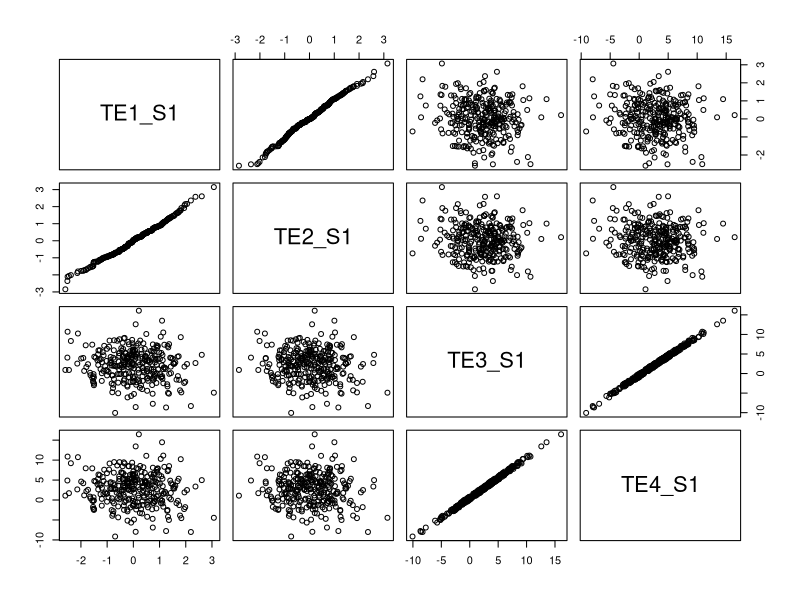
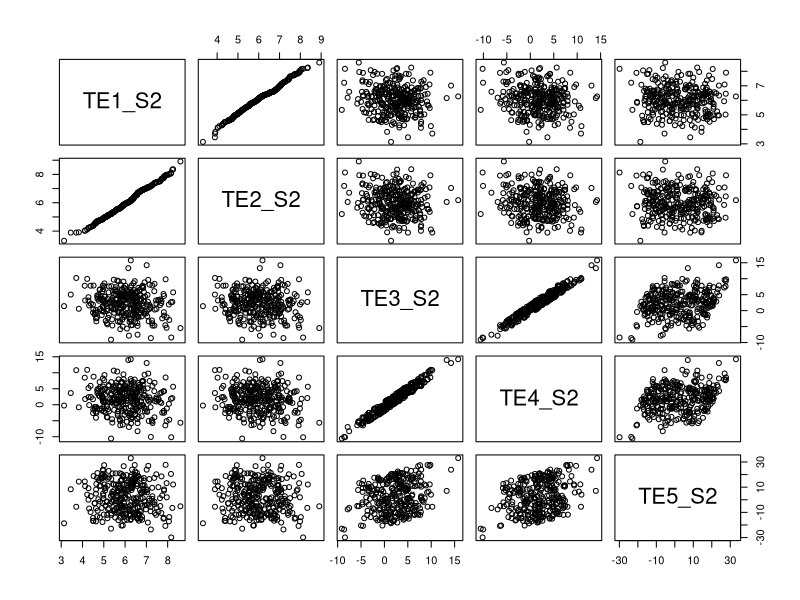
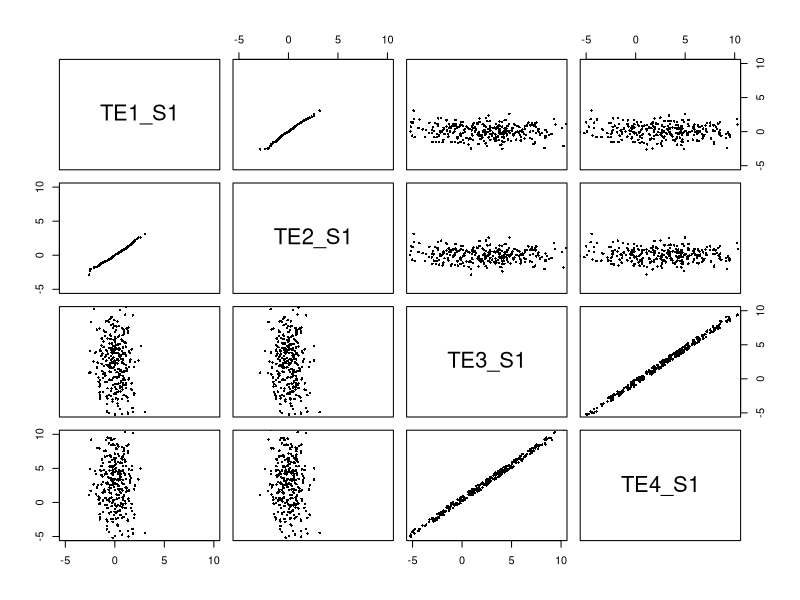
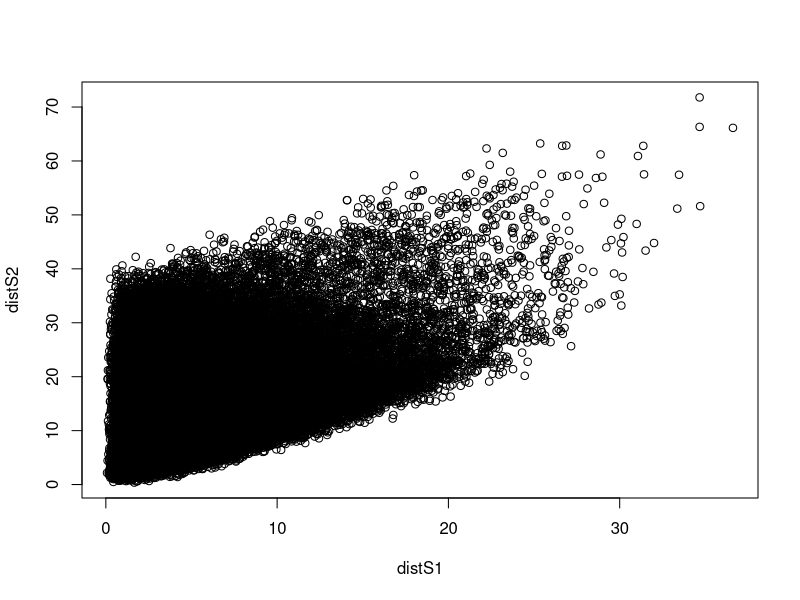
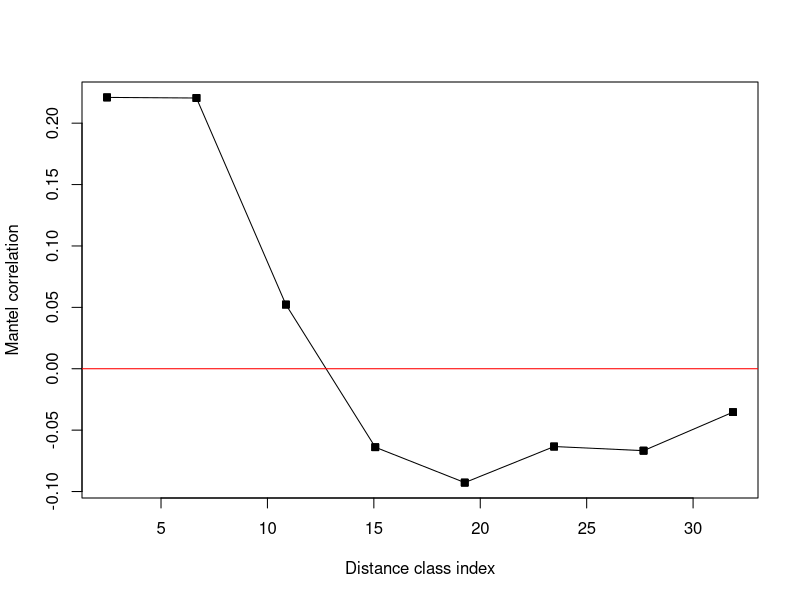
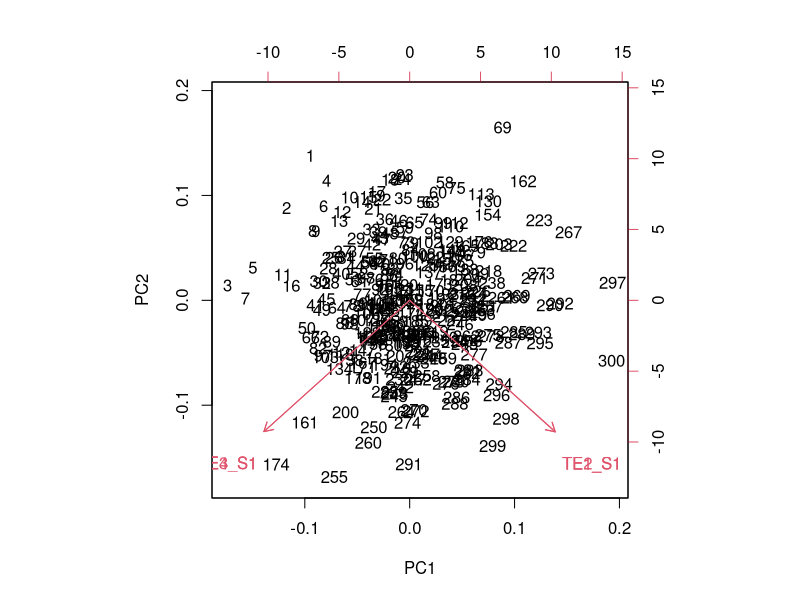
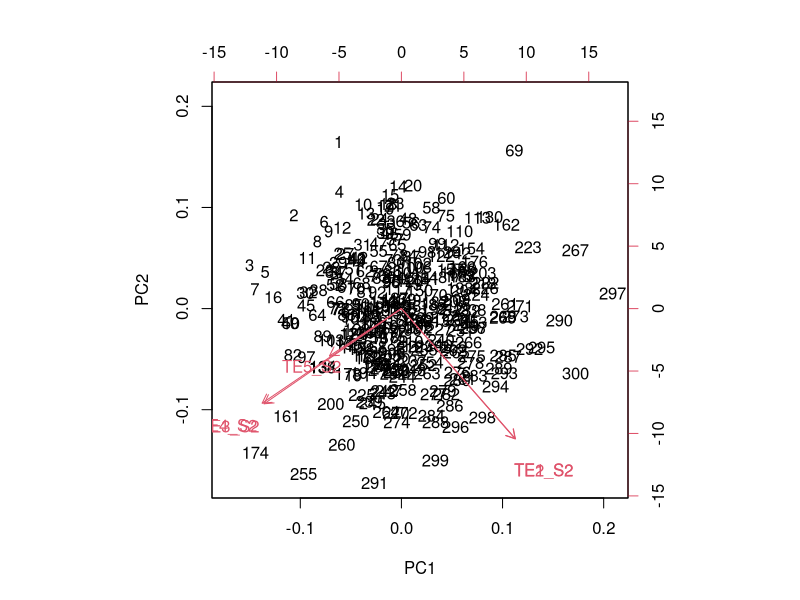
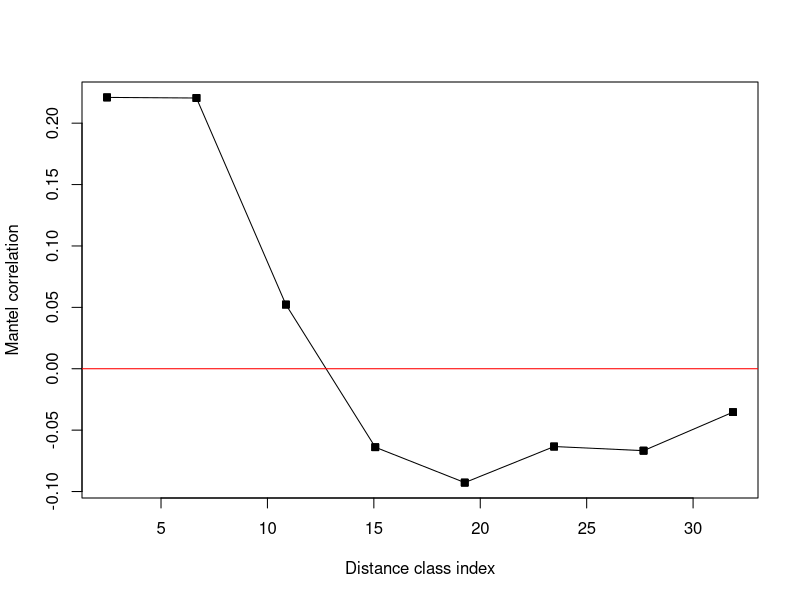

These charts were generated, in order, by the following R code:
# this will be the same thing except using random data
# the idea of this should be to identify regions where distributions differ
# What kind of patterns would we get by random and what would we get if there is two different distributions 
# what would we get if they had the same distribution


# TE 2 follows a different distribtuion in each species
# we will say bins that have the same row number align together 

# however we have TE5 in S2 that is not in S1 and doesnt correlate much with anything

number <- 300


#TE1 and 2 are correlated

# TE 3 and 4 are aswell, but they are not correlated with 1 and 2

TE1_S1 = rnorm(number)
TE1_S1 = TE1_S1[order(TE1_S1)]
TE2_S1 = rnorm(number)
TE2_S1 = TE2_S1[order(TE2_S1)]

TE3_S1 = rnorm(number, mean = 2, sd = 4)
TE4_S1 = TE3_S1 + runif(number)

S1 <- data.frame(TE1_S1, TE2_S1, TE3_S1, TE4_S1)

plot(S1)


TE1_S2 = rnorm(number, mean = 6)
TE1_S2 = TE1_S2[order(TE1_S2)]
TE2_S2 = rnorm(number, mean = 6)
TE2_S2 = TE2_S2[order(TE2_S2)]

TE3_S2 = TE3_S1 + runif(number, min = -1, max = 1)
TE4_S2 = TE3_S2 + runif(number, min = -2, max = 1)

TE5_S2 = TE4_S2 + runif(number, min = -20, max = 20)


S2 <- data.frame(TE1_S2, TE2_S2, TE3_S2, TE4_S2, TE5_S2)

plot(S2)




plot(S1, pch = 16, cex = .5, ylim = c(-5, 10), xlim = c(-5, 10))
points(S2, col =2, pch = 16, cex = .5)
cor(S1,S2)


# find points and there nearest neighbor


# to get something out of what we are doing we need to essentialy build a distance matrix of the first species in another species

# that means we need to get the distance of A to B in the first species for all of A to B, shouldn't be that hard
# using the s_bin table we need to turn that into the S1 dist matrix in S2. 
# I already know how to get a distance from S1 and see what it looks like in S2 now i just need to do that on a bigger scale

# I also need to read up on regression analysis


distS1 <- dist(S1)
distS2 <- dist(S2)

plot(distS1,distS2)
cor(distS1,distS2)


# the sample data has created two distributions of points that are highly correlated, we can see what our test tells us about these in regards to a distance matrix
library("ade4")
mantel.rtest(distS1, distS2, nrepet = 1000)

library("vegan")


m.cor <- mantel.correlog(distS1,distS2)
plot(m.cor)


biplot(prcomp(S1, scale.=T ))
biplot(prcomp(S2, scale.=T ))



# so we can test using partial mantal tests the varaible that is most associated with the varaition between the distance matricies

TE5_distS2 <- dist(TE5_S2)
TE1_distS2 <- dist(TE1_S2)
TE2_distS2 <- dist(TE2_S2)
TE3_distS2 <- dist(TE3_S2)
TE4_distS2 <- dist(TE4_S2)

TE1_distS1 <- dist(TE1_S1)
TE2_distS1 <- dist(TE2_S1)
TE3_distS1 <- dist(TE3_S1)
TE4_distS1 <- dist(TE4_S1)



m.part <- mantel.partial(distS1,distS2,TE5_distS2)

mantel.partial(distS1,distS2,TE5_distS2)


m.cor <- mantel.correlog(distS1,distS2)
plot(m.cor)

m.cor1 <- mantel.correlog(distS2,distS2)
plot(m.cor1)
